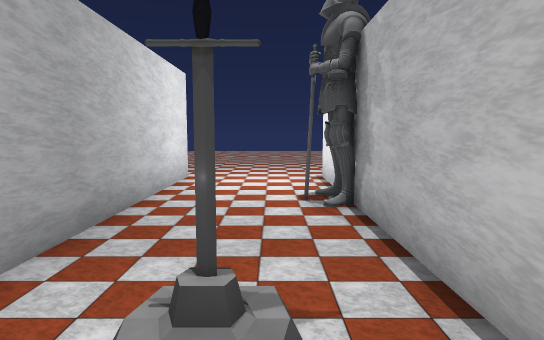
[1] (above)

18 first-person views from a walk through a scene from a Unity 3-D project. The camera is 1.3 m above the floor, tilts 6° down and sees 75° across. The floor is counted in squares, 1 m on a side. Each view is taken from the middle of a square. On the plan, view 1 faces up. The plan holds only what a view shows up to about 15 squares ahead; the rest is blank. The place goes on beyond the plan. The player character is not drawn. Some animated figures are left out. Some surface patterns are stand-ins.

[2]
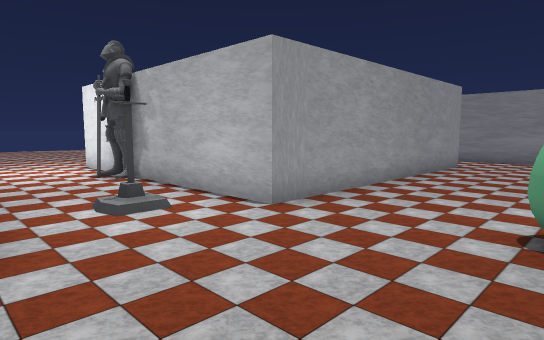

[3]
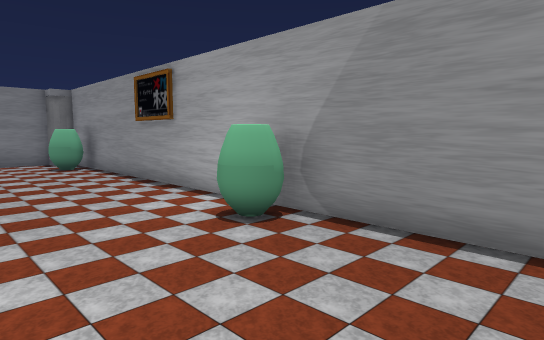

[4]
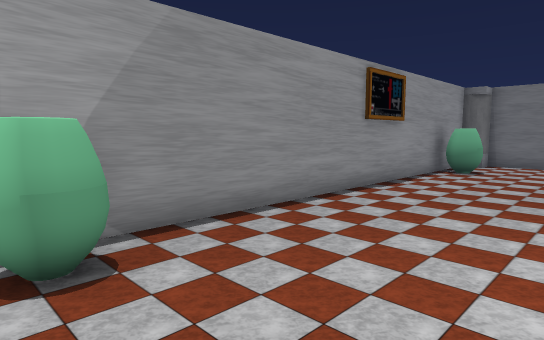

[5]
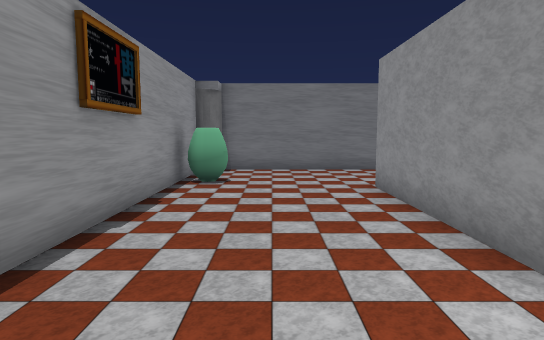

[6]
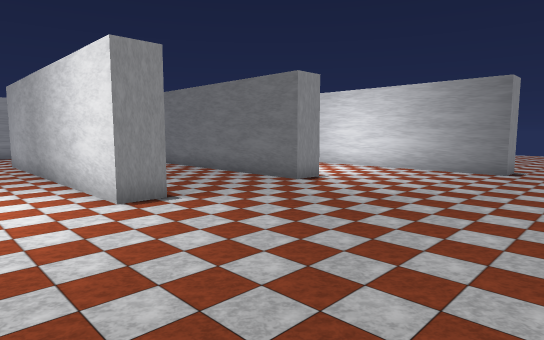

[7]
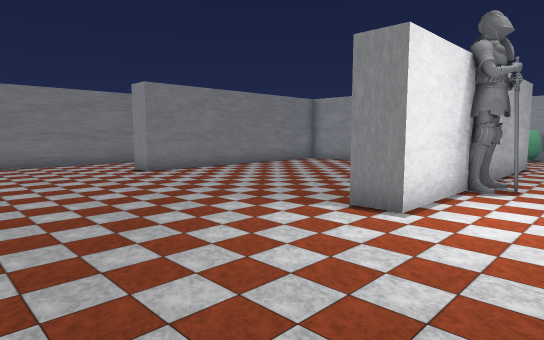

[8]
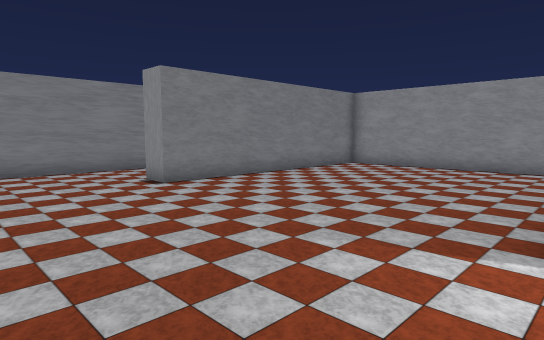

[9]
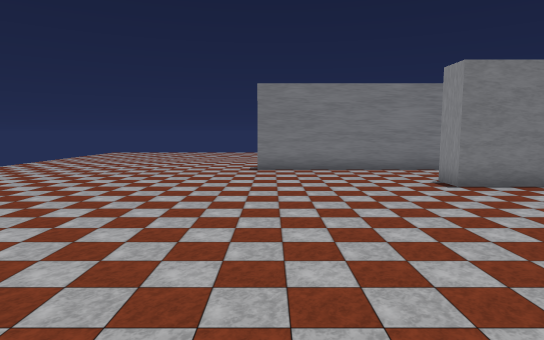

[10]
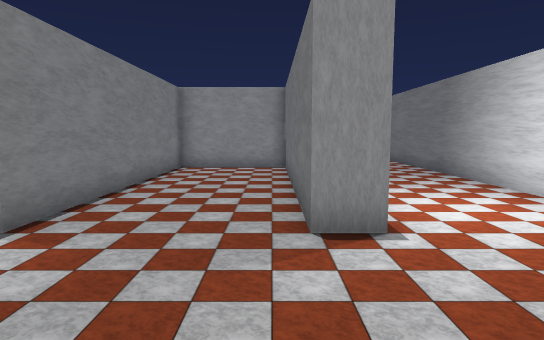

[11]
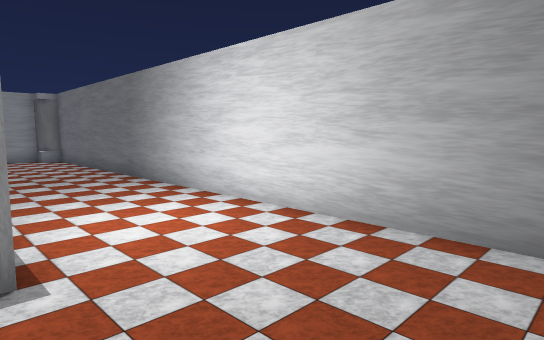

[12]
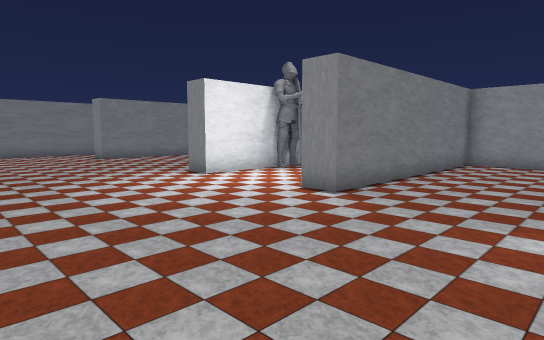

[13]
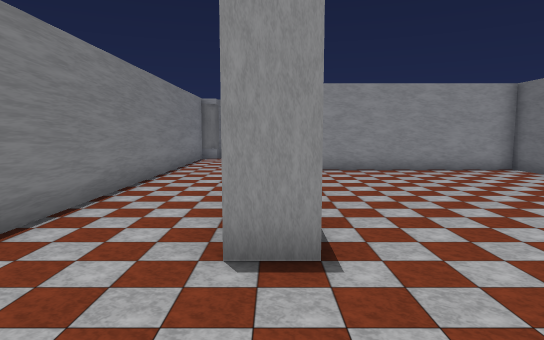

[14]
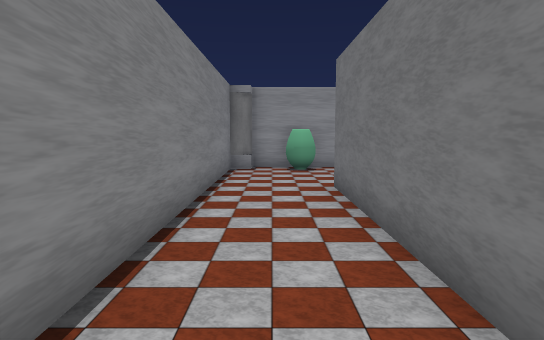

[15]
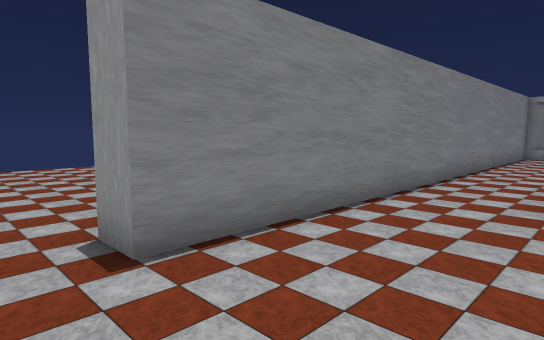

[16]
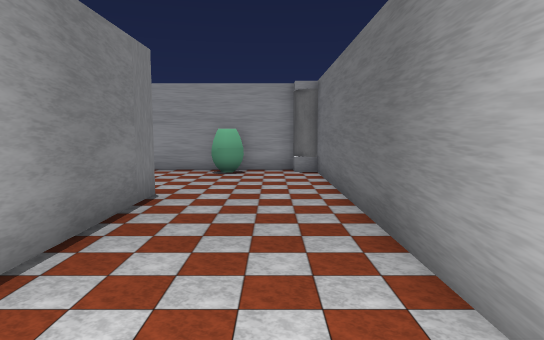

[17]
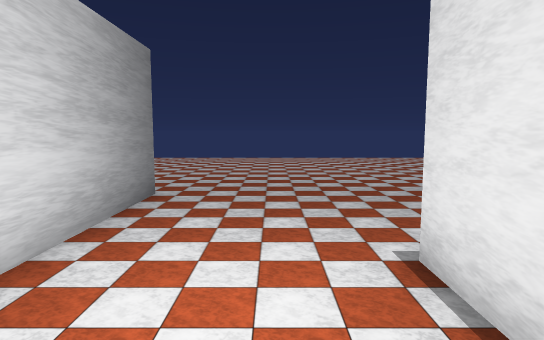

[18]
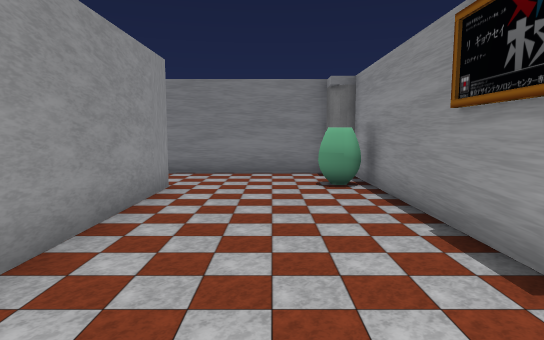

### Floor plan
Points are (right, up) in squares from view 1. A wall is a line through its corners. A room is listed if a view was taken in it or the views show most of it. See-through windows are left out.
Room 1 (views 1, 2, 3, 4, 5, 6, 7, 8, 9, 10, 11, 12, 13, 14, 15, 16, 17, 18)
walls: (2.5, 3) (2.5, 1.5) (9.9, 1.5); (-3.1, 0.5) (-8.5, 0.5) (-8.5, 4.9); (-8.5, 8.8) (-8.5, 10.5) (-7.5, 10.5) (-7.5, 1.5) (-3.5, 1.5) (-3.5, 10.5) (-2.5, 10.5) (-2.5, 0.5); (11.5, 7.2) (11.5, 0.5) (1.5, 0.5) (1.5, 10.5) (2.5, 10.5); (10.5, 2.1) (10.5, 10.5) (11.5, 10.5); (-13.5, 14.5) (-12.5, 14.5) (-12.5, -3.8); (-11.9, -4.5) (13.8, -4.5); (14.5, -3.9) (14.5, 15.5)
ways out: opening at (-14, 16); opening at (15, 16.5)
objects: other object (-12, -4); other object (-10, -4) to (-9, -3); other object (0, 2); statue (1, 6) to (1, 7); other object (2, -4) to (3, -3); other object (12, -4) to (12, -3); other object (14, -4)

Where each view was taken, in squares from view 1:
view 1: 0 up, 0 right, facing up
view 2: 4 down, 3 left, facing up-right
view 3: 0 up, 2 left, facing down-right
view 4: 0 up, 3 right, facing down-left
view 5: 2 down, 0 right, facing left
view 6: 17 up, 0 right, facing down-left
view 7: 16 up, 1 left, facing down-right
view 8: 15 up, 2 right, facing down-right
view 9: 15 up, 2 right, facing right
view 10: 15 up, 7 left, facing down
view 11: 14 up, 8 left, facing down-left
view 12: 17 up, 8 left, facing down-right
view 13: 14 up, 11 right, facing down
view 14: 9 up, 13 right, facing down
view 15: 17 up, 11 right, facing down-right
view 16: 8 up, 11 left, facing down
view 17: 7 up, 10 left, facing up
view 18: 2 down, 3 right, facing right
